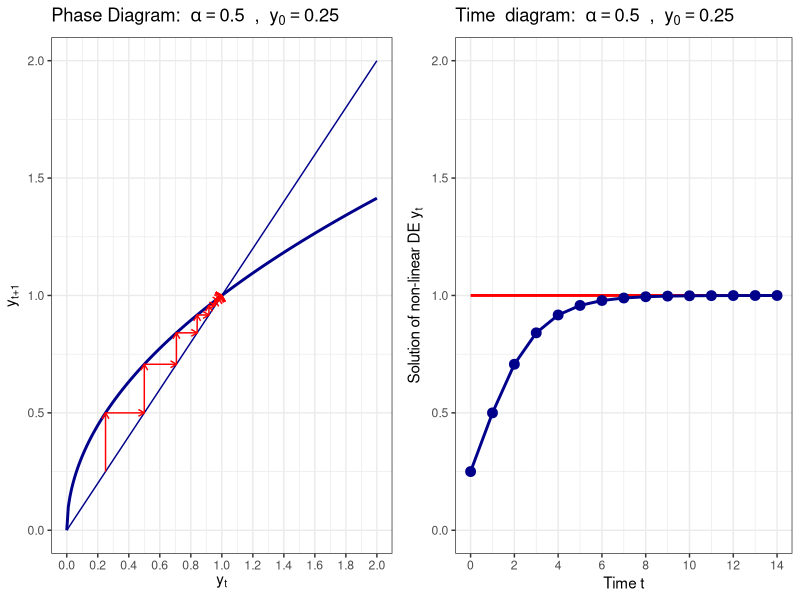
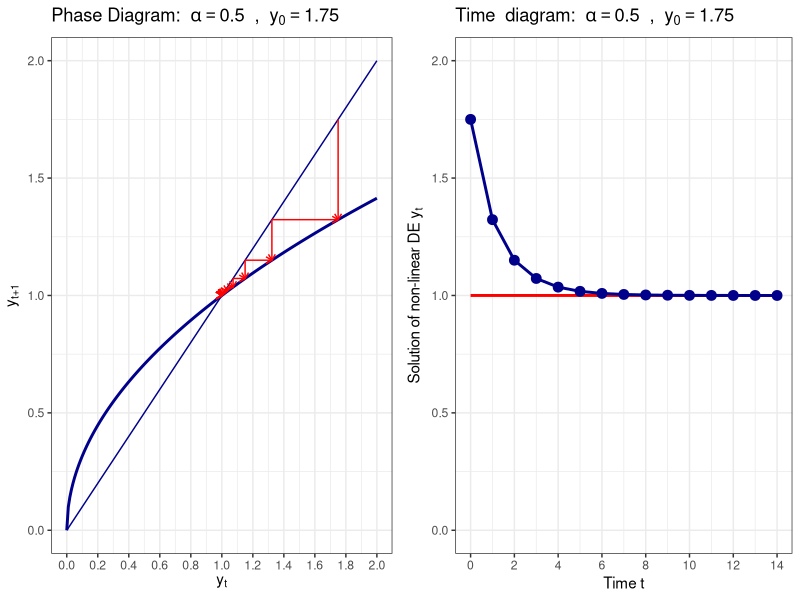
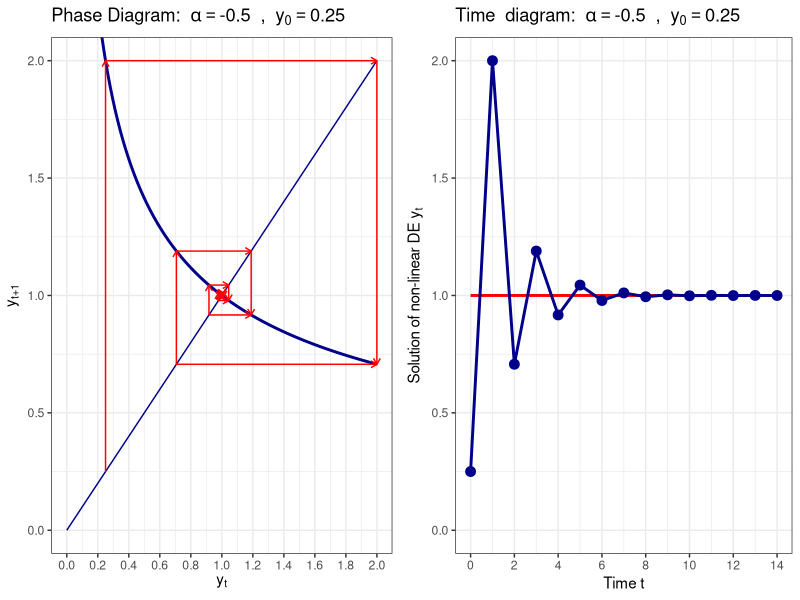
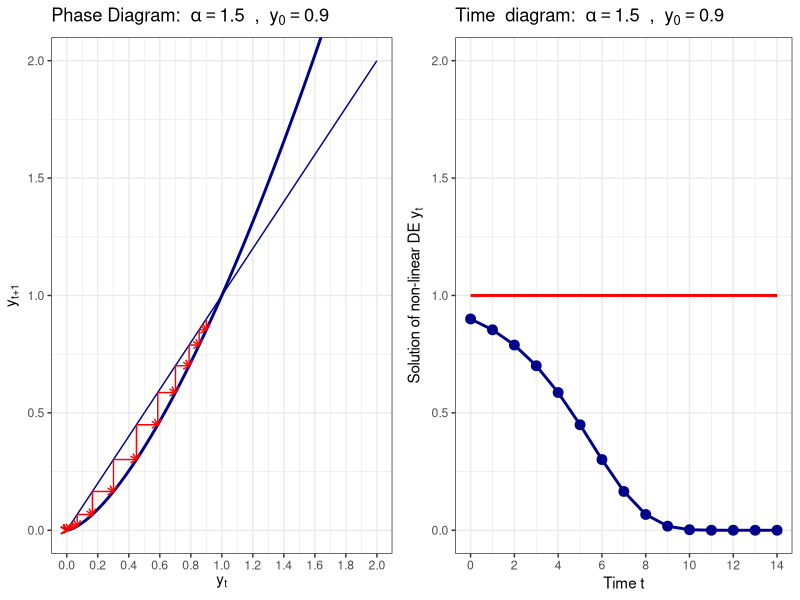
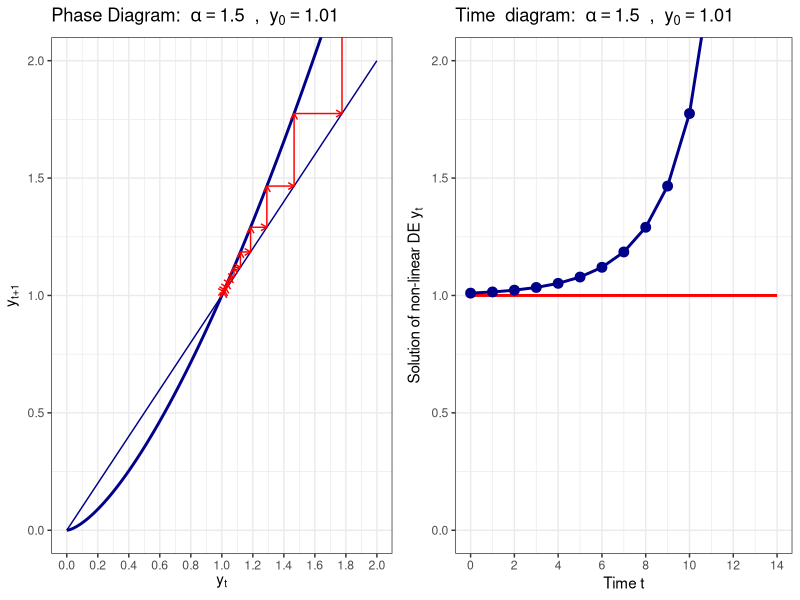
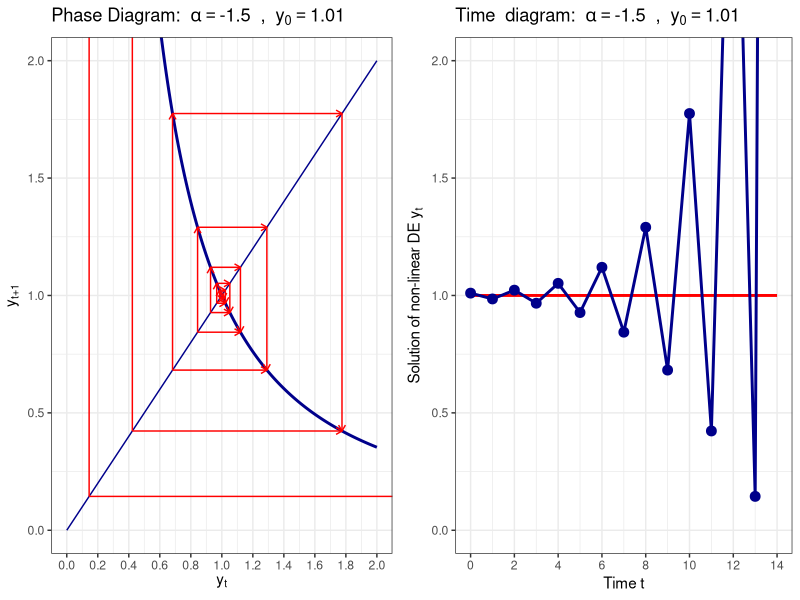

Here is the R script that generated these plots, in order:
#######################################
### Non-Linear Difference Equations
#######################################

# Clear the workspace and load libraries
rm(list = ls())
library(reshape2)
library(base)
library(ggplot2)
library(grid)
library(stringr)
library(tidyverse)
library(gridExtra) 


########### 
# Iterates forward the non-difference equation with f(y) = y^alpha
#     y_0   : starting value
#     alpha : curvature parameter
#     T     : for how many periods to iterate
########### 
diff_eq <- function(y_0, alpha, T) {
  y <- y_0
  if(T > 0) {
    for (t in 2:(T+1)) {
      y[t] = y[t-1]^alpha
    }
  }
  return(y)
} 


########### 
# Generates a phase diagram with some starting value for T periods
#     y_0   : starting value
#     alpha : parameter of the difference equation
#     T     : for how many periods to iterate
###########
plot_phase <- function(y_0, alpha, T) {
  
  # simulate equation forward
  y <- diff_eq(y_0, alpha, T)
  
  # First plot the function itself
  dat <- data.frame(
    x = seq(0.0, 2, by=0.01),
    f = seq(0.0, 2, by=0.01)^alpha
  )
  
  myplot <- ggplot(data=dat) + 
    geom_line(aes(x=x, y=f), color= "darkblue", size=1) +
    geom_line(aes(x=x, y=x), color= "darkblue", size=0.5) +
    coord_cartesian(xlim=c(0, 2), ylim=c(0, 2)) + 
    scale_x_continuous(breaks=seq(0, 2, 0.2)) +
    labs(x = expression('y'['t']),
         y = expression('y'['t+1']),
         title= bquote("Phase Diagram: " ~ alpha == .(alpha) ~ " , " ~ y[0] == .(y_0))) +
    theme_bw()
  
  # add single steps to the phase diagram
  if(T >= 1) {
    for (t in 1:T) {
      
      # add the vertical line
      dat <- data.frame(d1 = c(y[t], y[t]),
                        d2 = c(y[t], y[t+1]))
      myplot <- myplot + geom_line(data=dat, aes(x=d1, y=d2), color = "red", size=0.5, arrow = arrow(length = unit(0.02, "npc")))
      
      # add the horizontal line
      dat <- data.frame(d1 = c(y[t], y[t+1]),
                        d2 = c(y[t+1], y[t+1]))
      myplot <- myplot + geom_line(data=dat, aes(x=d1, y=d2), color = "red", size=0.5, arrow = arrow(length = unit(0.02, "npc")))
    }
  }
  
  # print the plot
  return(myplot)
}


########### 
# Plots a forward simulated difference equation
#     y_0   : starting value
#     alpha : parameter of the difference equation
#     T     : for how many periods to iterate
########### 
plot_diff <- function(y_0, alpha, T) {
  
  # simulate equation forward
  y <- diff_eq(y_0, alpha, T)
  
  # generate plotting data
  dat <- data.frame(
    time = seq(0, T, 1),
    DE = y,
    stst = array(1, c(T+1))
  )
  
  aval <- sprintf("%5.2f", alpha)
  yval <- sprintf("%5.2f", y_0)
  
  # now generate the plot
  myplot <- ggplot(data=dat) + 
    geom_line(aes(x=time, y=stst), color="red", size=1) +
    geom_line(aes(x=time, y=DE), color="darkblue", size=1) +
    geom_point(aes(x=time, y=DE), color="darkblue", size=3, show.legend = FALSE) +
    coord_cartesian(xlim=c(0, T), ylim=c(0,2)) + 
    scale_x_continuous(breaks=seq(0, T, 2)) +
    labs(x = "Time t",
         y = expression(paste("Solution of non-linear DE ", y[t])),
         title= bquote("Time  diagram: " ~ alpha == .(alpha) ~ " , " ~ y[0] == .(y_0))) +
    theme_bw()
  
  # print the plot
  return(myplot)
}


########### 
# Plot Phase and Time Diagram into one graph
#     y_0   : starting value
#     alpha : parameter of the difference equation
#     T     : for how many periods to iterate
###########
plot_both <- function(y_0, alpha, T) {
  
  #  phase diagram
  phase_diagram <- plot_phase(y_0, alpha, T)
  
  # time diagram
  time_diagram <- plot_diff(y_0, alpha, T)
  
  # plot one next to the other
  grid.arrange(phase_diagram, time_diagram, ncol=2)
}



########### 
# Generate different plots
########### 

T = 14;

# Monotone convergence from left
plot_both(0.25, 0.5, T)

# Monotone convergence from right
plot_both(1.75, 0.5, T)

# Alternating convergence
plot_both(0.25, -0.5, T)

# Monotone convergence to other steady state
plot_both(0.9, 1.5, T)

# Monotone divergence
plot_both(1.01, 1.5, T)

# Alternating divergence
plot_both(1.01, -1.5, T)
